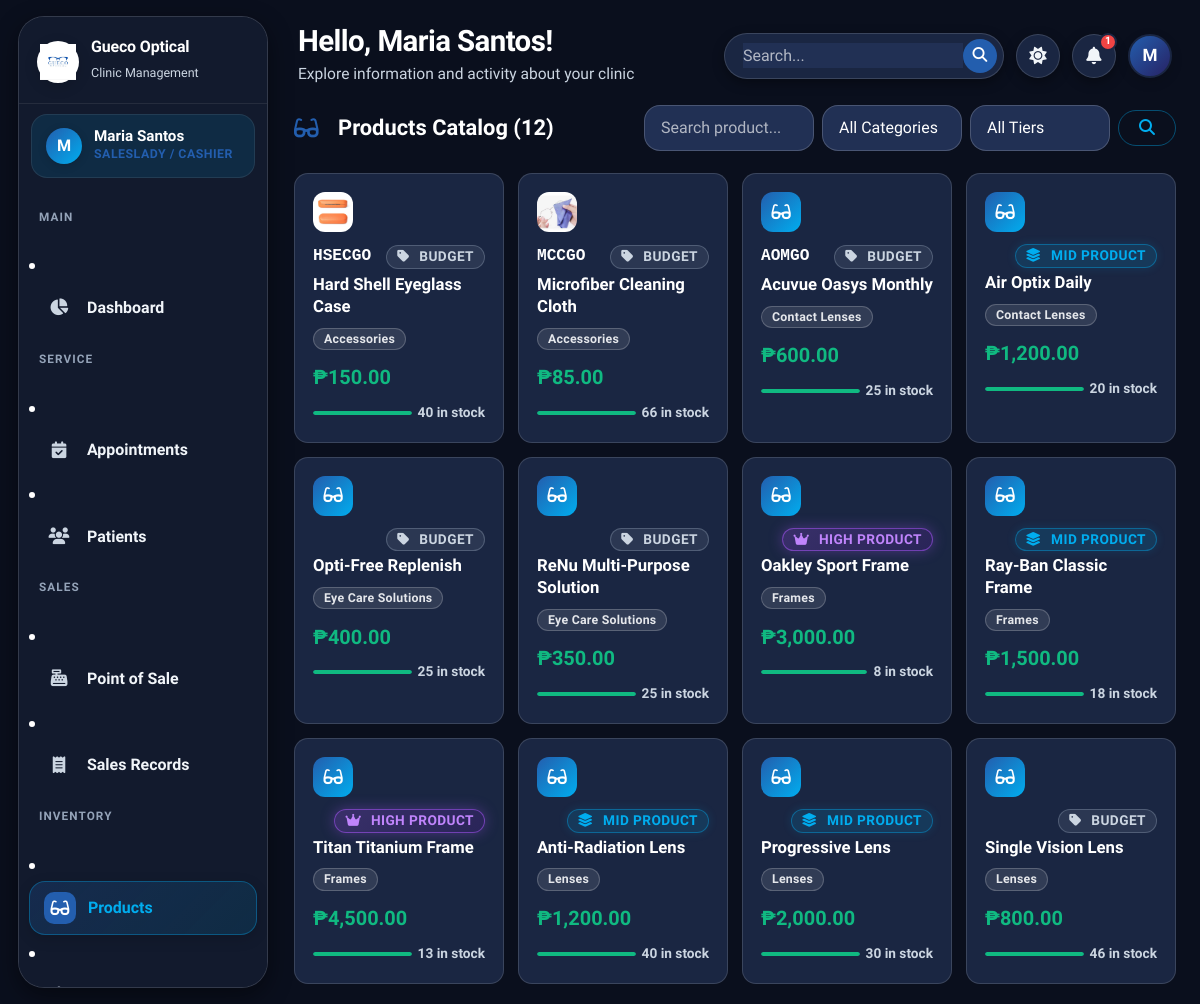
Page /saleslady/products.php (signed in) on the committed database.
### tables this page shows
CREATE TABLE `users` (
  `id` int(11) NOT NULL AUTO_INCREMENT,
  `full_name` varchar(100) NOT NULL,
  `email` varchar(100) NOT NULL,
  `password` varchar(255) NOT NULL,
  `role` enum('admin','doctor','saleslady') NOT NULL,
  `phone` varchar(20) DEFAULT NULL,
  `status` enum('active','inactive') DEFAULT 'active',
  `profile_photo` varchar(255) DEFAULT NULL,
  `created_at` timestamp NOT NULL DEFAULT current_timestamp(),
  `updated_at` timestamp NOT NULL DEFAULT current_timestamp() ON UPDATE current_timestamp(),
  PRIMARY KEY (`id`),
  UNIQUE KEY `email` (`email`)
);

CREATE TABLE `products` (
  `id` int(11) NOT NULL AUTO_INCREMENT,
  `category_id` int(11) NOT NULL,
  `tier` enum('budget','mid','high') NOT NULL DEFAULT 'budget',
  `supplier_id` int(11) DEFAULT NULL,
  `name` varchar(150) NOT NULL,
  `product_code` varchar(100) DEFAULT NULL,
  `description` text DEFAULT NULL,
  `image` varchar(255) DEFAULT NULL,
  `price` decimal(10,2) NOT NULL DEFAULT 0.00,
  `stock_quantity` int(11) NOT NULL DEFAULT 0,
  `low_stock_alert` int(11) NOT NULL DEFAULT 5,
  `status` enum('active','inactive') DEFAULT 'active',
  `created_at` timestamp NOT NULL DEFAULT current_timestamp(),
  `updated_at` timestamp NOT NULL DEFAULT current_timestamp() ON UPDATE current_timestamp(),
  PRIMARY KEY (`id`),
  UNIQUE KEY `unique_product_name` (`name`),
  KEY `category_id` (`category_id`),
  KEY `supplier_id` (`supplier_id`),
  KEY `idx_products_tier` (`tier`),
  CONSTRAINT `products_ibfk_1` FOREIGN KEY (`category_id`) REFERENCES `categories` (`id`),
  CONSTRAINT `products_ibfk_2` FOREIGN KEY (`supplier_id`) REFERENCES `suppliers` (`id`) ON DELETE SET NULL
);

CREATE TABLE `categories` (
  `id` int(11) NOT NULL AUTO_INCREMENT,
  `name` varchar(100) NOT NULL,
  `description` text DEFAULT NULL,
  `status` enum('active','inactive') DEFAULT 'active',
  `created_at` timestamp NOT NULL DEFAULT current_timestamp(),
  PRIMARY KEY (`id`),
  UNIQUE KEY `unique_category_name` (`name`)
);

### saleslady/products.php (the view, shortened to what this page needs)
<?php
require_once __DIR__ . '/../config/functions.php';
$db = getDB();
$search    = sanitize($_GET['search'] ?? '');
$where = ["p.status='active'"]; $params = [];
$whereStr = implode(' AND ', $where);
$products = $db->prepare("SELECT p.*, c.name as cat_name FROM products p JOIN categories c ON c.id=p.category_id WHERE $whereStr ORDER BY c.name, p.name");
$products->execute($params); $products = $products->fetchAll();
include __DIR__ . '/../includes/header.php';
?>
<div class="section-header">
  <h5><i class="fas fa-glasses me-2" style="color:var(--clr-primary)"></i>Products Catalog (<?= count($products) ?>)</h5>
  <form method="GET" style="display:flex;gap:8px;flex-wrap:wrap;align-items:center;">
    <input type="text" name="search" class="form-control" placeholder="Search product..." value="<?= htmlspecialchars($search) ?>" style="width:170px;">
    <select name="cat" class="form-select" style="width:140px;">
      <option value="">All Categories</option>
    </select>
    <select name="tier" class="form-select" style="width:140px;">
      <option value="">All Tiers</option>
    </select>
    <button type="submit" class="btn btn-outline-primary"><i class="fas fa-search"></i></button>
  </form>
</div>
<div style="display:grid;grid-template-columns:repeat(auto-fill,minmax(200px,1fr));gap:14px;">
  <?php if (empty($products)): ?>
  <div style="grid-column:1/-1"><div class="empty-state"><div class="empty-icon"><i class="fas fa-glasses"></i></div><h6>No products found</h6></div></div>
  <?php else: ?>
  <?php foreach ($products as $p): ?>
  <?php
    $isLow = $p['stock_quantity'] <= $p['low_stock_alert'];
    $isOut = $p['stock_quantity'] == 0;
    $cardClass = $isOut ? 'card-out-stock' : ($isLow ? 'card-low-stock' : '');
    $borderStyle = $isOut
      ? 'border:2px solid #DC2626;box-shadow:0 0 12px rgba(220,38,38,0.22);'
      : ($isLow ? 'border:2px solid #EF4444;box-shadow:0 0 12px rgba(239,68,68,0.22);' : 'border:1px solid var(--border-color);');
  ?>
  <div class="<?= $cardClass ?>" style="background:var(--bg-card);<?= $borderStyle ?>border-radius:14px;padding:18px;transition:all .2s;"
       onmouseover="this.style.boxShadow='<?= $isLow || $isOut ? '0 0 18px rgba(239,68,68,0.35)' : 'var(--shadow-md)' ?>';this.style.borderColor='<?= $isOut ? '#DC2626' : ($isLow ? '#EF4444' : 'var(--clr-primary)') ?>'"
       onmouseout="this.style.boxShadow='<?= $isOut ? '0 0 12px rgba(220,38,38,0.22)' : ($isLow ? '0 0 12px rgba(239,68,68,0.22)' : 'none') ?>';this.style.borderColor='<?= $isOut ? '#DC2626' : ($isLow ? '#EF4444' : 'var(--border-color)') ?>'">
    <?php if($p['image']): ?>
      <img src="<?= BASE_URL ?>assets/images/products/<?= $p['image'] ?>" alt="Product" style="width:40px;height:40px;object-fit:cover;border-radius:12px;margin-bottom:12px;">
    <?php else: ?>
      <div style="width:40px;height:40px;background:linear-gradient(135deg,var(--clr-primary),var(--clr-secondary));border-radius:12px;display:flex;align-items:center;justify-content:center;margin-bottom:12px;">
        <i class="fas fa-glasses" style="color:#fff;font-size:.9rem;"></i>
      </div>
    <?php endif; ?>
    <div style="display:flex;justify-content:space-between;align-items:center;margin-bottom:4px;">
      <span style="font-family:monospace; color:var(--text-primary); font-size:0.85rem; font-weight:600;"><?= sanitize($p['product_code'] ?: '') ?></span>
      <?= tierBadge($p['tier'] ?? 'budget') ?>
    </div>
    <div style="font-weight:700;font-size:.88rem;margin-bottom:4px;line-height:1.3"><?= sanitize($p['name']) ?></div>
    <div style="margin-bottom:10px;"><span class="badge bg-secondary" style="font-size:.65rem"><?= sanitize($p['cat_name']) ?></span></div>
    <div style="display:flex;justify-content:space-between;align-items:center;margin-bottom:8px;">
      <span style="font-weight:800;font-size:1.05rem;color:var(--clr-success)"><?= formatCurrency($p['price']) ?></span>
    </div>
    <div style="display:flex;align-items:center;gap:6px;">
      <div style="height:4px;flex:1;background:var(--bg-hover);border-radius:2px;overflow:hidden;">
        <?php $pct = min(100, ($p['stock_quantity'] / max(1,$p['low_stock_alert']*2)) * 100); ?>
        <div style="height:100%;width:<?= $pct ?>%;background:<?= $isOut?'#DC2626':($isLow?'#EF4444':'var(--clr-success)') ?>;border-radius:2px;"></div>
      </div>
      <span style="font-size:.72rem;font-weight:700;color:<?= $isOut?'#DC2626':($isLow?'#EF4444':'var(--text-muted)') ?>;white-space:nowrap">
        <?= $isOut ? 'OUT' : ($isLow ? "LOW: {$p['stock_quantity']}" : "{$p['stock_quantity']} in stock") ?>
      </span>
    </div>
  </div>
  <?php endforeach; ?>
  <?php endif; ?>
</div>
<?php include __DIR__ . '/../includes/footer.php'; ?>

### includes/header.php (shortened to what this page needs)
<?php
require_once __DIR__ . '/../config/functions.php';
$user        = getCurrentUser();
$fullName    = $user['full_name'] ?? 'Admin';
$initials    = strtoupper(substr($fullName, 0, 1));
$userTheme = $_COOKIE['gueco_theme'] ?? ($_COOKIE['theme'] ?? 'dark');
$currentTheme = ($userTheme === 'light') ? 'light' : 'dark';
?>
<!DOCTYPE html>
<html lang="en" data-theme="<?= $currentTheme ?>">
<head>
  <link href="https://cdn.jsdelivr.net/npm/bootstrap@5.3.3/dist/css/bootstrap.min.css" rel="stylesheet">
  <link rel="stylesheet" href="https://cdnjs.cloudflare.com/ajax/libs/font-awesome/6.5.0/css/all.min.css">
  <link rel="stylesheet" href="<?= BASE_URL ?>assets/css/style.css?v=<?= time() ?>">
</head>
<body>
<div class="app-wrapper">
  <aside class="sidebar" id="sidebar">
    <div class="sidebar-logo">
      <div class="logo-icon">
        <img src="<?= BASE_URL ?>assets/images/logo.png?v=2" alt="Logo" style="width:100%; height:100%; object-fit:contain;">
      </div>
      <div class="logo-text">
        <h6>Gueco Optical</h6>
        <span>Clinic Management</span>
      </div>
    </div>
    <div class="sidebar-user">
      <div class="user-avatar">
        <span><?= $initials ?></span>
      </div>
      <div class="user-info">
        <div class="user-name"><?= sanitize($fullName) ?></div>
        <div class="user-role"><?= getRoleLabel($user['role'] ?? '') ?></div>
      </div>
    </div>
    <nav class="sidebar-nav">
      <?php include __DIR__ . '/sidebar.php'; ?>
    </nav>
  </aside>
  <div class="main-content">
    <header class="app-header">
      <div class="header-left">
        <div class="header-greeting">
          <h4>Hello, <?= sanitize($fullName) ?>!</h4>
          <p>Explore information and activity about your clinic</p>
        </div>
      </div>
      <div class="header-right">
        <div class="header-search-wrap">
          <input type="text" placeholder="Search..." aria-label="Search">
          <button type="button" class="header-search-btn" title="Search">
            <i class="fas fa-search"></i>
          </button>
        </div>
        <button class="header-icon-btn" id="themeToggle" title="Toggle Theme">
          <i class="fas fa-moon" id="themeIcon"></i>
        </button>
        <div class="dropdown" id="notifDropdownWrap">
          <button class="header-icon-btn" type="button" data-bs-toggle="dropdown" aria-expanded="false" title="Notifications">
            <i class="fas fa-bell"></i>
            <?php
            try {
              $db = getDB();
              $stmtCount = $db->prepare("SELECT COUNT(*) as c FROM appointments WHERE status = 'pending' AND appointment_date >= CURDATE()");
              $stmtCount->execute();
              $notifCount = $stmtCount->fetch()['c'];
            } catch(Exception $e) {
              $notifCount = 0;
              $recentAppts = [];
            }
            ?>
            <?php if ($notifCount > 0): ?>
            <span class="notif-badge" id="notifBadgeEl"><?= min($notifCount, 99) ?></span>
            <?php endif; ?>
          </button>
        </div>
        <div class="header-avatar" title="<?= sanitize($fullName) ?>">
          <?= $initials ?>
        </div>
      </div>
    </header>
    <div class="page-content">

### config/functions.php (shortened to what this page needs)
<?php
function getCurrentUser(): ?array {
    try {
        $db = getDB();
        $stmt = $db->prepare("SELECT id, full_name, role, email, phone, status FROM users WHERE id = ?");
        $stmt->execute([$_SESSION['user_id']]);
        $user = $stmt->fetch();
        if ($user) {
            $currentUser = $user;
            return $currentUser;
        }
    } catch (Exception $e) {
    }
    $currentUser = [
        'id'        => $_SESSION['user_id'] ?? 0,
        'full_name' => $_SESSION['user_name'] ?? 'User',
        'role'      => $_SESSION['user_role'] ?? 'guest',
        'email'     => $_SESSION['user_email'] ?? '',
    ];
    return $currentUser;
}
function getRoleLabel(string $role): string {
    return match($role) {
        'admin'     => 'Administrator',
        'doctor'    => 'Optometrist',
        'saleslady' => 'Saleslady / Cashier',
        default     => ucfirst($role),
    };
}
function sanitize(?string $value): string {
    return htmlspecialchars(strip_tags(trim($value)), ENT_QUOTES, 'UTF-8');
}
function formatCurrency(float $amount): string {
    return '₱' . number_format($amount, 2);
}
function tierBadge(string $tier): string {
    $tier = strtolower(trim($tier));
    return match($tier) {
        'budget' => '<span class="badge badge-tier badge-tier-budget"><i class="fas fa-tag me-1"></i>Budget</span>',
        'mid'    => '<span class="badge badge-tier badge-tier-mid"><i class="fas fa-layer-group me-1"></i>Mid Product</span>',
        'high'   => '<span class="badge badge-tier badge-tier-high"><i class="fas fa-crown me-1"></i>High Product</span>',
        default  => '<span class="badge bg-secondary"><i class="fas fa-tag me-1"></i>' . htmlspecialchars(ucfirst($tier)) . '</span>',
    };
}

### rows in the picture
users: full_name "M", full_name "Maria Santos", role "SALESLADY / CASHIER"
products: image (picture), product_code "HSECGO", tier "BUDGET", name "Hard Shell Eyeglass Case", category.name "Accessories", price "₱150.00", stock_quantity "40"
products: image (picture), product_code "MCCGO", tier "BUDGET", name "Microfiber Cleaning Cloth", category.name "Accessories", price "₱85.00", stock_quantity "66"
products: product_code "AOMGO", tier "BUDGET", name "Acuvue Oasys Monthly", category.name "Contact Lenses", price "₱600.00", stock_quantity "25"
products: tier "MID PRODUCT", name "Air Optix Daily", category.name "Contact Lenses", price "₱1,200.00", stock_quantity "20"
products: tier "BUDGET", name "Opti-Free Replenish", category.name "Eye Care Solutions", price "₱400.00", stock_quantity "25"
products: tier "BUDGET", name "ReNu Multi-Purpose Solution", category.name "Eye Care Solutions", price "₱350.00", stock_quantity "25"
products: tier "HIGH PRODUCT", name "Oakley Sport Frame", category.name "Frames", price "₱3,000.00", low_stock_alert 3 (drawn), stock_quantity "8"
products: tier "MID PRODUCT", name "Ray-Ban Classic Frame", category.name "Frames", price "₱1,500.00", stock_quantity "18"
products: tier "HIGH PRODUCT", name "Titan Titanium Frame", category.name "Frames", price "₱4,500.00", stock_quantity "13"
products: tier "MID PRODUCT", name "Anti-Radiation Lens", category.name "Lenses", price "₱1,200.00", stock_quantity "40"
products: tier "MID PRODUCT", name "Progressive Lens", category.name "Lenses", price "₱2,000.00", stock_quantity "30"
products: tier "BUDGET", name "Single Vision Lens", category.name "Lenses", price "₱800.00", stock_quantity "46"

### other values in the picture
min($notifCount, 99) "1"
count($products) "12"
